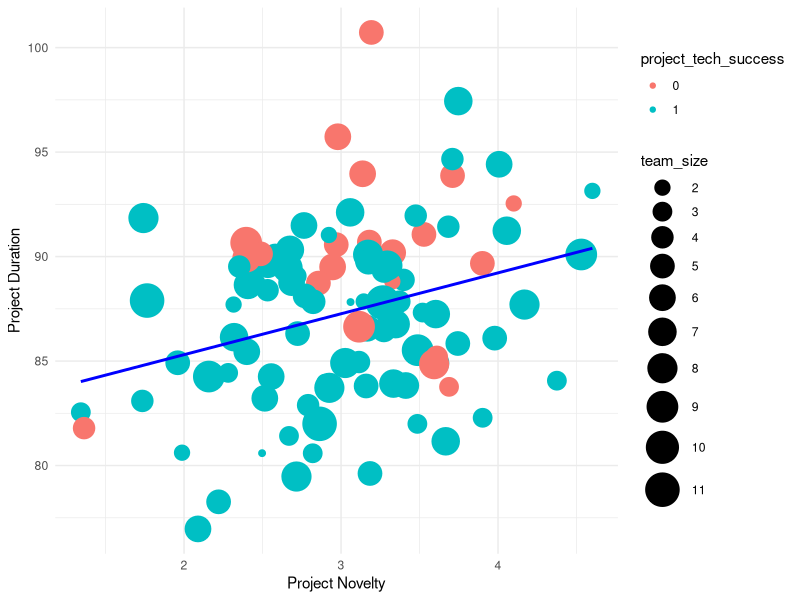
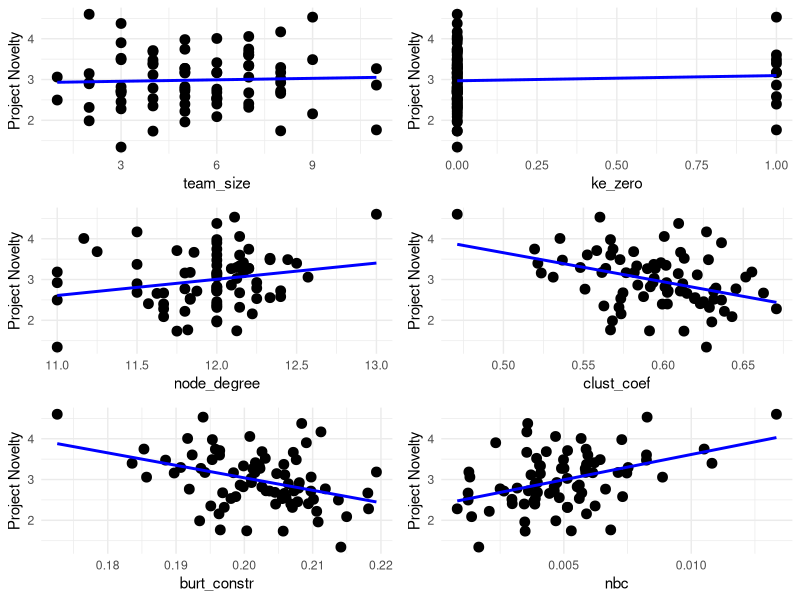
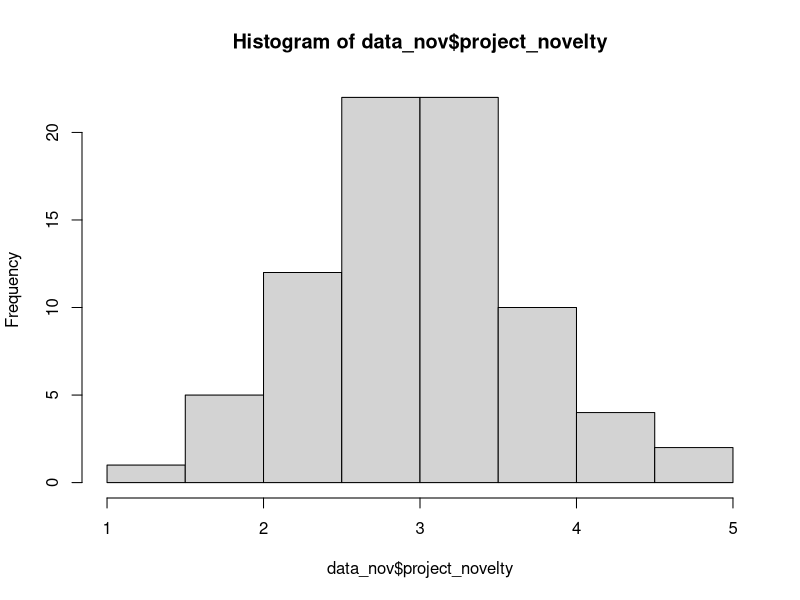
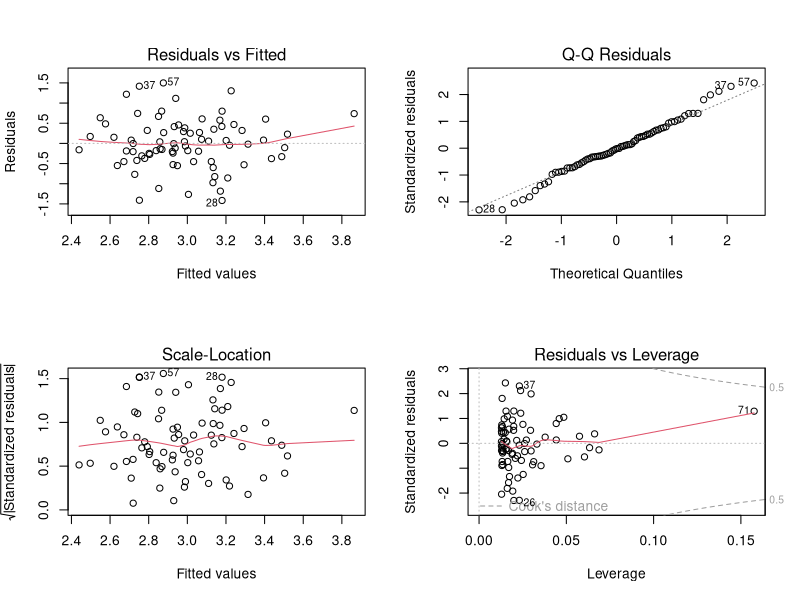
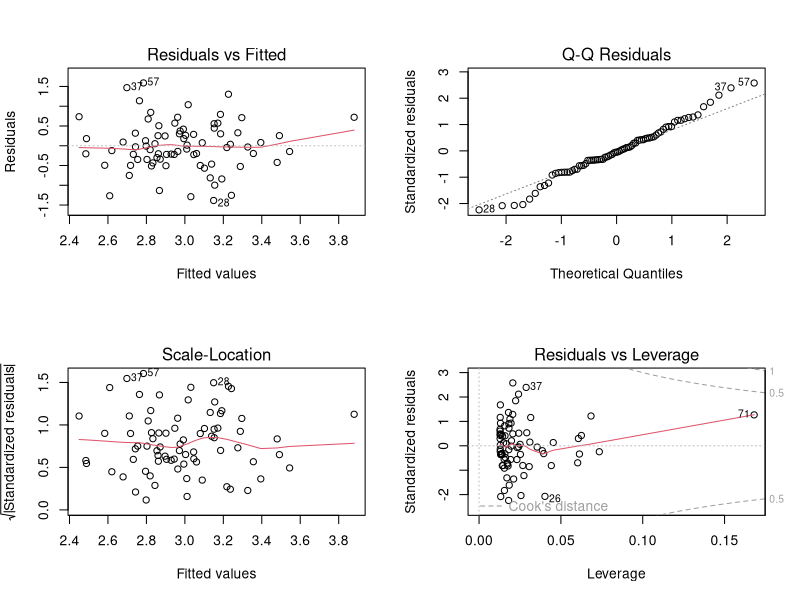
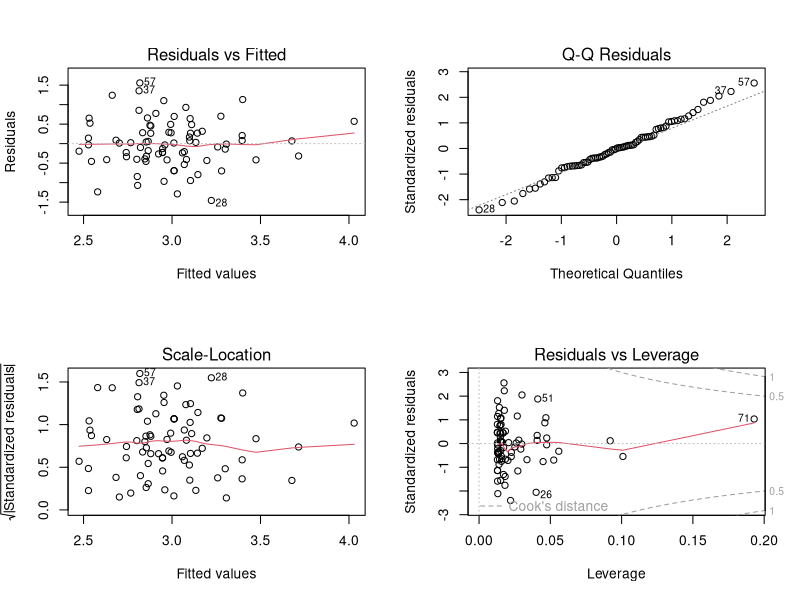
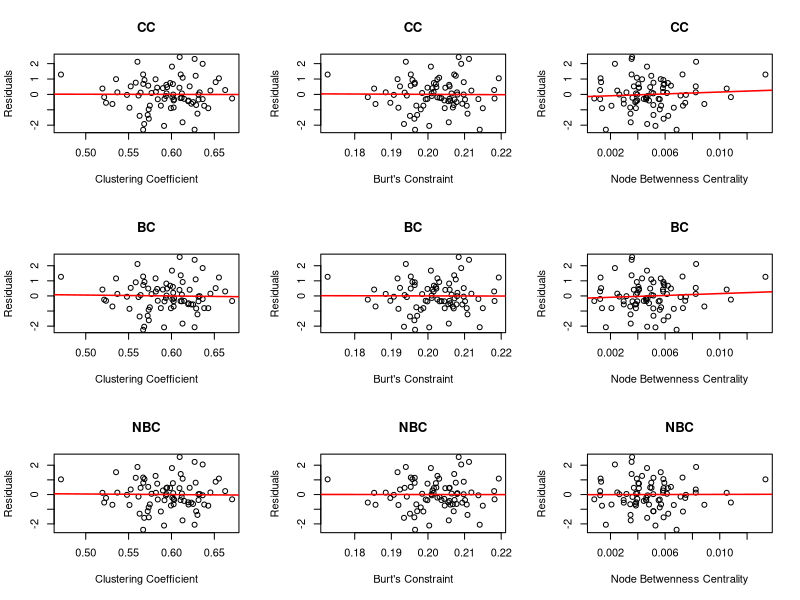
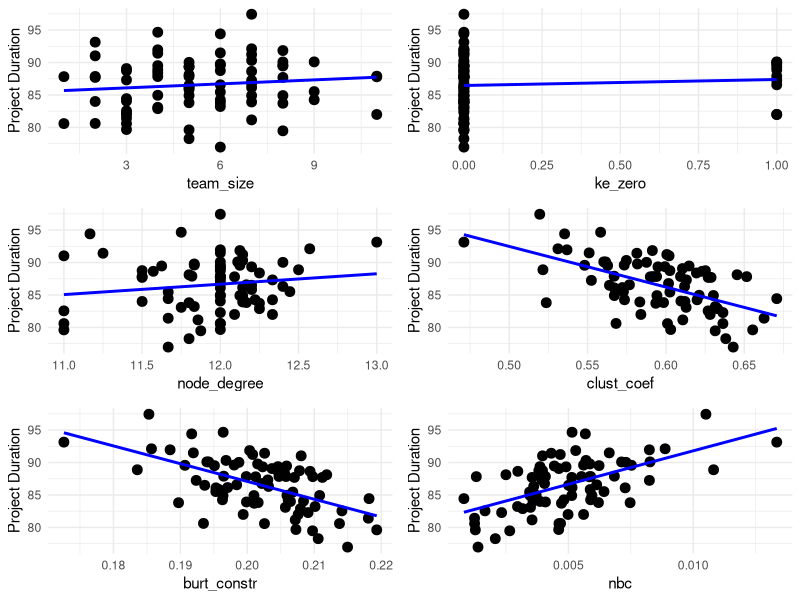

Source code (R) for these figures, in order: (Note: this script raises an error after producing the figures.)
#### STEP 6: Run statistical analysis
## Libraries ----
# libraries
library(readr)
library(ggplot2)
library(gridExtra)
library(MASS)
library(carData)
library(car)
library(Matrix)
library(glmnet)


## Data ----
getwd()
data = read.csv("silicon_stat_df.csv")
rownames(data) <- data$team_id  # make sure the row indeces are 'team_id's
data$team_id <- NULL            # remove team_id

# seeing how project novelty and duration are related
data$project_tech_success <- factor(data$project_tech_success)  # Convert project_tech_success to a factor for plotting
ggplot(data, aes(x = project_novelty, y = project_duration)) +
  geom_point(aes(color = project_tech_success, size = team_size)) +
  scale_size_continuous(range = c(2, 11), breaks = 2:11) +
  geom_smooth(method = "lm", se = FALSE, color = "blue") +
  labs(x = "Project Novelty", y = "Project Duration", shape = "Tech Success") +
  theme_minimal()


## Project Novelty: Is project_tech_success significant for novelty? ----
data$project_tech_success <- as.numeric(as.character(data$project_tech_success))  # make project success into numeric
summary(lm(project_novelty ~ project_tech_success, data))                         # NO, p-value = 0.335
data_nov <- data[data$project_tech_success != 0, ]                                # data for novelty regression only for successful projects
data_nov$project_tech_success <- NULL

## Project Novelty: Visual representation of relationships with other variables ----
plot.nov.names <- names(data_nov)[-c(7, 8)]  # variables to use
plot.nov.list <- list()  # temporary list for grid.arrange
for (i in plot.nov.names){
  p <- ggplot(data_nov, aes(x = .data[[i]], y = project_novelty)) +
    geom_point(size = 3) +
    geom_smooth(method = "lm", se = FALSE, color = "blue") +
    labs(x = i, y = "Project Novelty") +
    theme_minimal()
  plot.nov.list[[i]] <- p  # add created plot to the list
}
grid.arrange(grobs = plot.nov.list)  # show all the plots


## Project Novelty: Regression ----
# histogram of project_duration
par(mfrow = c(1, 1))
hist(data_nov$project_novelty)

# Linear regression of project_novelty onto entire data set
# clustering/ Burt/ nbc are collinear, however, useful to be looked at individually
lm.nov <- lm(project_novelty ~.
             -clust_coef   # VIF = 58.07
             #-burt_constr  # VIF = 66.81
             #-nbc          # VIF = 10.66
             ,data_nov)
summary(lm.nov)
vif(lm.nov)

# Clustering Coefficient
lm.nov.cc <- lm(project_novelty ~.
                -burt_constr
                -nbc
                ,data_nov)
summary(lm.nov.cc)

# Burt's Constraint
lm.nov.bc <- lm(project_novelty ~.
                -nbc
                -clust_coef
                ,data_nov)
summary(lm.nov.bc)

# Node Betweenness Centrality
lm.nov.nbc <- lm(project_novelty ~.
                 -burt_constr
                 -clust_coef
                 ,data_nov)
summary(lm.nov.nbc)

lm.nov.models <- list(lm.nov.cc, lm.nov.bc, lm.nov.nbc)
lm.nov.select.models <- list()

# running a mixed selection to only include significant variables on all models
for( i in seq_along(lm.nov.models)){
  lm.nov.select <- stepAIC(lm.nov.models[[i]], ~.,
                           direction = "both",  # ensure mixed is used
                           trace = FALSE        # less console output
  )
  lm.nov.select.models <- append(lm.nov.select.models, list(lm.nov.select)) 
  print(summary(lm.nov.select))
  
  # checking for linearity/ normality of residuals/ outliers/ high leverage points
  par(mfrow = c(2, 2))
  plot(lm.nov.select)
  
}
# Node Betweenness Centrality
lm.nov.nbc <- lm(project_novelty ~ node_degree
                 ,data_nov)
summary(lm.nov.nbc)

## Project Novelty: Plotting residuals against predictors ----
nov.predict <- list(data_nov$clust_coef, data_nov$burt_constr, data_nov$nbc)  # predictors for the 3 models
nov.predict.names <- list("Clustering Coefficient", "Burt's Constraint", "Node Betwenness Centrality")
nov.model.names <- list("CC", "BC", "NBC")
par(mfrow = c(3, 3))

for (i in 1:length(lm.nov.select.models)) {
  lm.nov.resid <- rstandard(lm.nov.select.models[[i]])  # residual of the model
  
  for (j in 1:length(nov.predict)){
    plot(nov.predict[[j]], lm.nov.resid,
         main = nov.model.names[i],
         xlab = nov.predict.names[j],
         ylab = "Residuals")
    
    abline(lm(lm.nov.resid ~ nov.predict[[j]]),
           col = "red",
           lwd = 1.5) 
  }
}


## Project Duration: Is project_tech_success significant for duration? ----
data$project_tech_success <- as.numeric(as.character(data$project_tech_success))  # make project success into numeric
summary(lm(project_duration ~ project_tech_success, data))                        # YES, p-value = 0.00127
data_dur <- data[data$project_tech_success != 0, ]                                # data for novelty regression only for successful projects
data_dur$project_tech_success <- NULL


## Project Duration: Visual representation of relationships with other variables ----
plot.dur.names <- names(data_dur)[-c(7, 8)]  # variables to use
plot.dur.list <- list()  # temporary list for grid.arrange
for (i in plot.dur.names){
  p <- ggplot(data_dur, aes(x = .data[[i]], y = project_duration)) +
    geom_point(size = 3) +
    geom_smooth(method = "lm", se = FALSE, color = "blue") +
    labs(x = i, y = "Project Duration") +
    theme_minimal()
  plot.dur.list[[i]] <- p  # add created plot to the list
}
grid.arrange(grobs = plot.dur.list)  # show all the plots


## Project Duration: Regression ----
# histogram of project_duration
par(mfrow = c(1, 1))
hist(data$project_duration)

# Linear regression of project_duration onto entire data set
# clustering/ Burt/ nbc are collinear, however, useful to be looked at individially
lm.dur <- lm(project_duration ~.
             #-clust_coef   # VIF = 56.58
             #-burt_constr  # VIF = 63.61
             #-nbc          # VIF = 10.10
             ,data_dur)
summary(lm.dur)
vif(lm.dur)

# Clustering Coefficient
lm.dur.cc <- lm(project_duration ~.
                -burt_constr
                -nbc
             ,data_dur)
summary(lm.dur.cc)

# Burt's Constraint
lm.dur.bc <- lm(project_duration ~.
                -nbc
                -clust_coef
                ,data_dur)
summary(lm.dur.bc)

# Node Betweenness Centrality
lm.dur.nbc <- lm(project_duration ~.
                -burt_constr  # VIF = 63.61
                -clust_coef   # VIF = 56.58
                ,data_dur)
summary(lm.dur.nbc)

lm.dur.models <- list(lm.dur.cc, lm.dur.bc, lm.dur.nbc)
lm.dur.select.models <- list()

# running a mixed selection to only include significant variables on all models
for( i in seq_along(lm.dur.models)){
  lm.dur.select <- stepAIC(lm.dur.models[[i]], ~.,
                       direction = "both",  # ensure mixed is used
                       trace = FALSE        # less console output
  )
  lm.dur.select.models <- append(lm.dur.select.models, list(lm.dur.select)) 
  print(summary(lm.dur.select))
  
  # checking for linearity/ normality of residuals/ outliers/ high leverage points
  par(mfrow = c(2, 2))
  plot(lm.dur.select)
  
}

## Project Duration: Plotting residuals against predictors ----
dur.predict <- list(data_dur$node_degree, data_dur$clust_coef, data_dur$burt_constr, data_dur$nbc)  # predictors for the 3 models
dur.predict.names <- list("Node Degree", "Clustering Coefficient", "Burt's Constraint", "Node Betwenness Centrality")
dur.model.names <- list("CC", "BC", "NBC")
par(mfrow = c(3, 4))

for (i in 1:length(lm.dur.select.models)) {
  lm.dur.resid <- rstandard(lm.dur.select.models[[i]])  # residual of the model
  
  for (j in 1:length(dur.predict)){
    plot(dur.predict[[j]], lm.dur.resid,
         main = dur.model.names[i],
         xlab = dur.predict.names[j],
         ylab = "Residuals")
    
    abline(lm(lm.dur.resid ~ dur.predict[[j]]),
           col = "red",
           lwd = 1.5) 
  }
}


## Predicting Project Success and Failure ----
logit_model <- glm(project_tech_success ~ clust_coef, data = data, family = binomial)
summary(logit_model)
vif(logit_model_nbc)

#nbc
logit_model <- glm(project_tech_success ~ nbc, data = data, family = binomial)
summary(logit_model)

# Prepare a range of nbc values for prediction
nbc_range <- data.frame(nbc = seq(min(data$nbc), max(data$nbc), length.out = 100))

# Generate predictions with confidence intervals
predictions <- predict(logit_model, newdata = nbc_range, type = "link", se.fit = TRUE)
nbc_range$predicted_success <- plogis(predictions$fit) # Convert to probability
nbc_range$lower_ci <- plogis(predictions$fit - 1.96 * predictions$se.fit) # Lower 95% CI
nbc_range$upper_ci <- plogis(predictions$fit + 1.96 * predictions$se.fit) # Upper 95% CI

ggplot() +
  geom_point(data = data, aes(x = nbc, y = project_tech_success), 
             alpha = 0.5, position = position_jitter(width = 0, height = 0.05)) +  # Scatter plot for actual project successes
  geom_line(data = nbc_range, aes(x = nbc, y = predicted_success), color = "blue") +  # Line for predicted probabilities
  geom_ribbon(data = nbc_range, aes(x = nbc, ymin = lower_ci, ymax = upper_ci), alpha = 0.2) +  # Ribbon for confidence intervals
  labs(x = "Node Betweenness Centrality (nbc)", y = "Probability of Technical Success", 
       title = "Logistic Regression of Technical Success on Node Betweenness Centrality") +
  theme_minimal()

#Clustering Coefficient 
logit_model_clust <- glm(project_tech_success ~ clust_coef, data = data, family = binomial)
summary(logit_model_clust)

# Prepare a range of clust_coef values for prediction
clust_coef_range <- data.frame(clust_coef = seq(min(data$clust_coef), max(data$clust_coef), length.out = 100))

# Generate predictions with confidence intervals
predictions_clust <- predict(logit_model_clust, newdata = clust_coef_range, type = "link", se.fit = TRUE)
clust_coef_range$predicted_success <- plogis(predictions_clust$fit)  # Convert to probability
clust_coef_range$lower_ci <- plogis(predictions_clust$fit - 1.96 * predictions_clust$se.fit)  # Lower 95% CI
clust_coef_range$upper_ci <- plogis(predictions_clust$fit + 1.96 * predictions_clust$se.fit)  # Upper 95% CI

ggplot() +
  geom_point(data = data, aes(x = clust_coef, y = project_tech_success),
             alpha = 0.5, position = position_jitter(width = 0, height = 0.05)) +  # Scatter plot for actual project successes
  geom_line(data = clust_coef_range, aes(x = clust_coef, y = predicted_success), color = "blue") +  # Line for predicted probabilities
  geom_ribbon(data = clust_coef_range, aes(x = clust_coef, ymin = lower_ci, ymax = upper_ci), alpha = 0.2) +  # Ribbon for confidence intervals
  labs(x = "Clustering Coefficient (clust_coef)", y = "Probability of Technical Success", 
       title = "Logistic Regression of Technical Success on Clustering Coefficient") +
  theme_minimal()